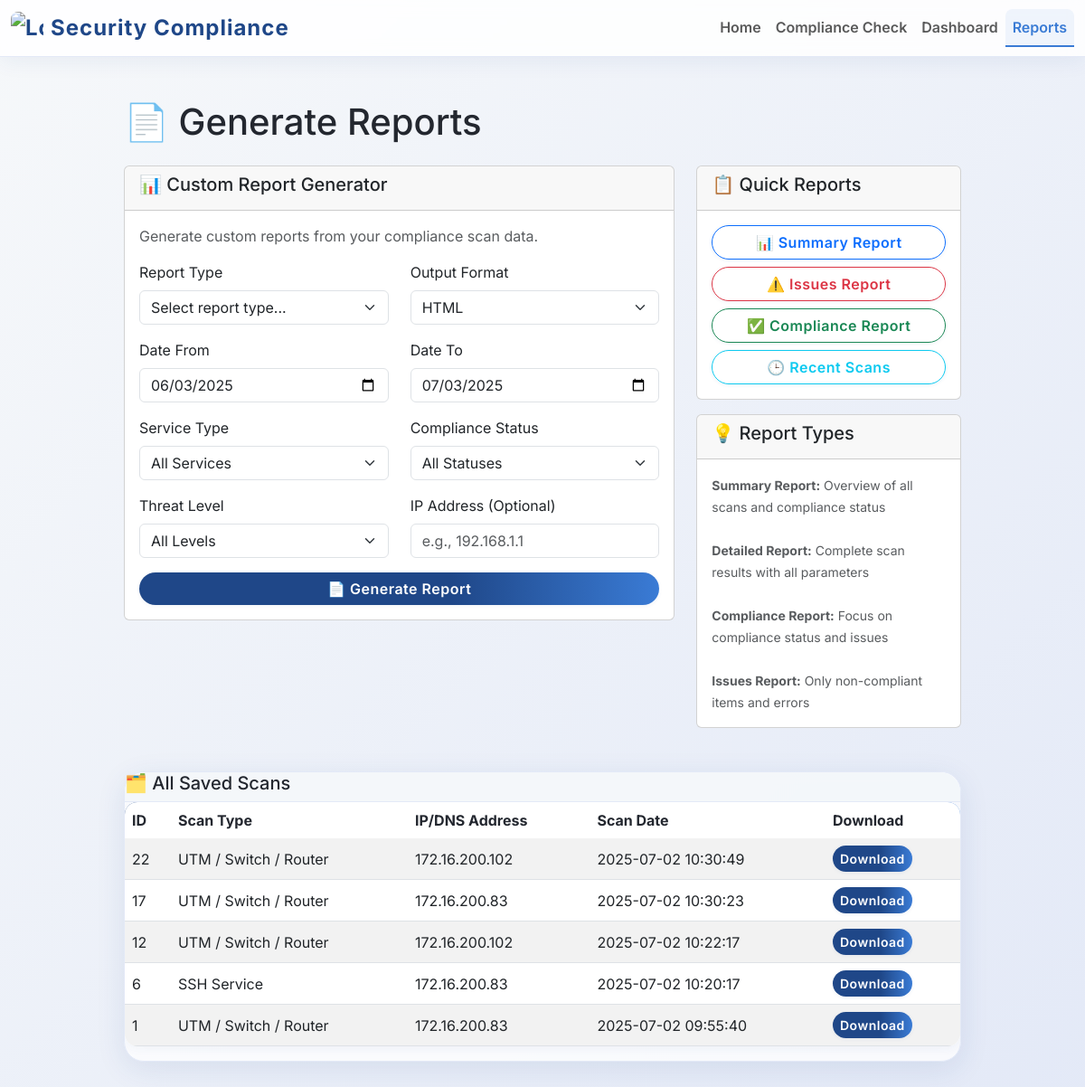
The page /reports on the database as committed earlier.
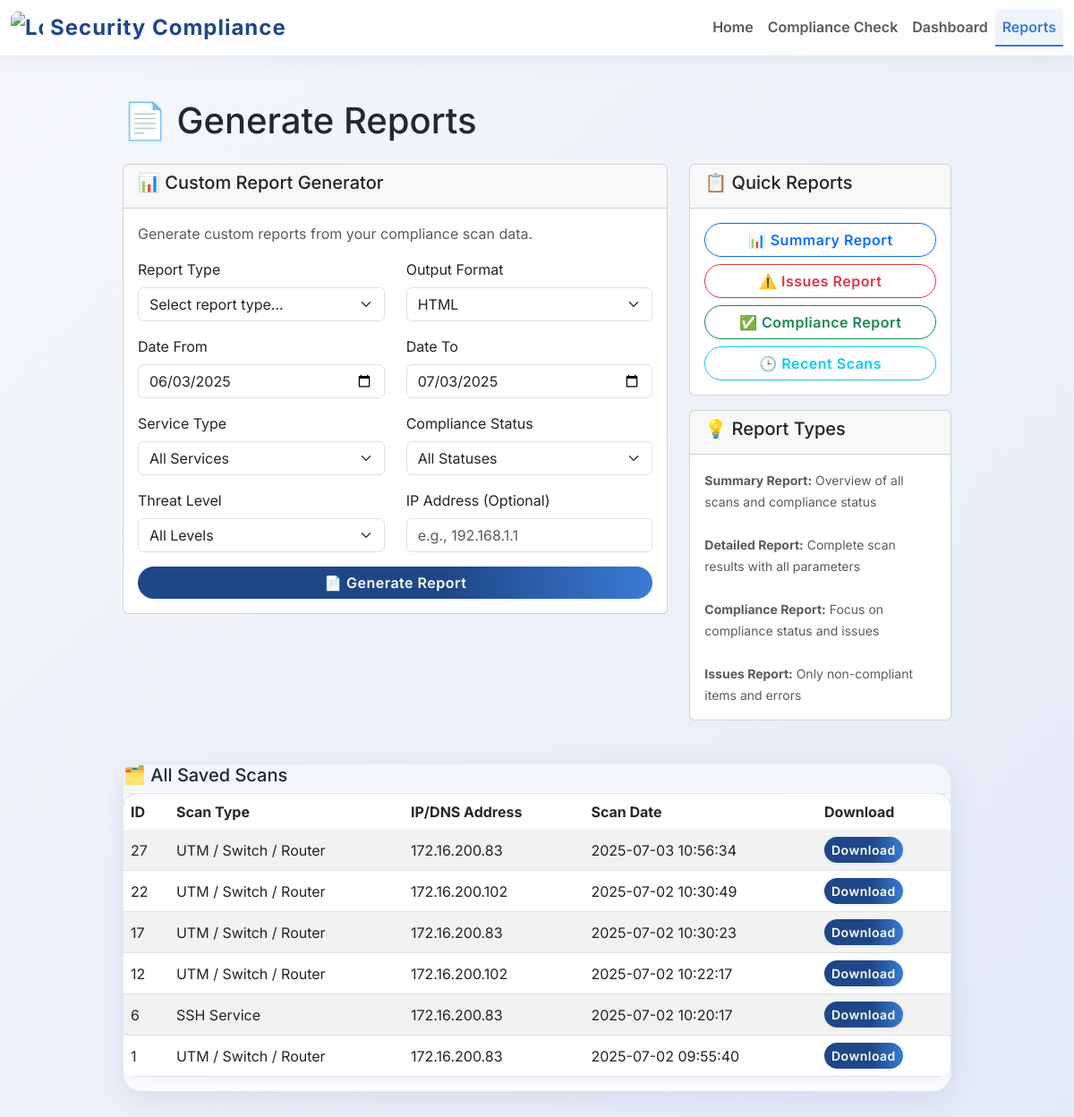
The same page on the database as committed later.
### tables this page shows
CREATE TABLE compliance_results
                     (id INTEGER PRIMARY KEY AUTOINCREMENT,
                      scan_date TIMESTAMP,
                      service_type TEXT,
                      ip_address TEXT,
                      domain TEXT,
                      sr_no INTEGER,
                      parameter TEXT,
                      compliance_status TEXT,
                      threat_level TEXT,
                      remarks TEXT,
                      command_used TEXT,
                      hostname TEXT,
                      target_type TEXT);

### app.py (the view)
@app.route('/reports')
def reports():
    import sqlite3
    import pandas as pd
    conn = sqlite3.connect('compliance_results.db')
    scans_query = '''
        SELECT MIN(id) as id, scan_date, ip_address, service_type, domain, hostname
        FROM compliance_results
        GROUP BY scan_date, ip_address, service_type, domain, hostname
        ORDER BY scan_date DESC
    '''
    scans_df = pd.read_sql_query(scans_query, conn)
    conn.close()
    scans = scans_df.to_dict('records')
    return render_template('reports.html', scans=scans)

### templates/reports.html (shortened to what this page needs)
<!DOCTYPE html>
<html lang="en">
<head>
    <link href="https://cdn.jsdelivr.net/npm/bootstrap@5.3.0/dist/css/bootstrap.min.css" rel="stylesheet">
</head>
<body>
<nav class="navbar navbar-expand-lg navbar-light sticky-top">
  <div class="container-fluid">
    <a class="navbar-brand d-flex align-items-center" href="/">
      <img src="https://cdn-icons-png.flaticon.com/512/3064/3064197.png" alt="Logo" width="36" height="36" class="me-2" style="border-radius:8px;"> Security Compliance
    </a>
    <div class="collapse navbar-collapse" id="navbarNav">
      <ul class="navbar-nav ms-auto">
        <li class="nav-item">
          <a class="nav-link {% if request.path == '/' %}active{% endif %}" href="/">Home</a>
        </li>
        <li class="nav-item">
          <a class="nav-link {% if '/compliance' in request.path %}active{% endif %}" href="/compliance">Compliance Check</a>
        </li>
        <li class="nav-item">
          <a class="nav-link {% if '/dashboard' in request.path %}active{% endif %}" href="/dashboard">Dashboard</a>
        </li>
        <li class="nav-item">
          <a class="nav-link {% if '/reports' in request.path %}active{% endif %}" href="/reports">Reports</a>
        </li>
      </ul>
    </div>
  </div>
</nav>
<div class="main-container">
    <h1 class="mb-4">📄 Generate Reports</h1>
    <div class="row">
        <div class="col-md-8">
            <div class="card">
                <div class="card-header">
                    <h5>📊 Custom Report Generator</h5>
                </div>
                <div class="card-body">
                    <p class="text-muted">Generate custom reports from your compliance scan data.</p>
                    <form method="POST" action="/reports">
                        <div class="row mb-3">
                            <div class="col-md-6">
                                <label for="report_type" class="form-label">Report Type</label>
                                <select class="form-select" id="report_type" name="report_type" required>
                                    <option value="">Select report type...</option>
                                </select>
                            </div>
                            <div class="col-md-6">
                                <label for="format" class="form-label">Output Format</label>
                                <select class="form-select" id="format" name="format" required>
                                    <option value="html">HTML</option>
                                </select>
                            </div>
                        </div>
                        <div class="row mb-3">
                            <div class="col-md-6">
                                <label for="date_from" class="form-label">Date From</label>
                                <input type="date" class="form-control" id="date_from" name="date_from">
                            </div>
                            <div class="col-md-6">
                                <label for="date_to" class="form-label">Date To</label>
                                <input type="date" class="form-control" id="date_to" name="date_to">
                            </div>
                        </div>
                        <div class="row mb-3">
                            <div class="col-md-6">
                                <label for="service_type" class="form-label">Service Type</label>
                                <select class="form-select" id="service_type" name="service_type">
                                    <option value="">All Services</option>
                                </select>
                            </div>
                            <div class="col-md-6">
                                <label for="compliance_status" class="form-label">Compliance Status</label>
                                <select class="form-select" id="compliance_status" name="compliance_status">
                                    <option value="">All Statuses</option>
                                </select>
                            </div>
                        </div>
                        <div class="row mb-3">
                            <div class="col-md-6">
                                <label for="threat_level" class="form-label">Threat Level</label>
                                <select class="form-select" id="threat_level" name="threat_level">
                                    <option value="">All Levels</option>
                                </select>
                            </div>
                            <div class="col-md-6">
                                <label for="ip_address" class="form-label">IP Address (Optional)</label>
                                <input type="text" class="form-control" id="ip_address" name="ip_address" placeholder="e.g., 192.168.1.1">
                            </div>
                        </div>
                        <div class="d-grid">
                            <button type="submit" class="btn btn-primary">
                                📄 Generate Report
                            </button>
                        </div>
                    </form>
                </div>
            </div>
        </div>
        <div class="col-md-4">
            <div class="card">
                <div class="card-header">
                    <h5>📋 Quick Reports</h5>
                </div>
                <div class="card-body">
                    <div class="d-grid gap-2">
                        <a href="/reports/quick/summary" class="btn btn-outline-primary">
                            📊 Summary Report
                        </a>
                        <a href="/reports/quick/issues" class="btn btn-outline-danger">
                            ⚠️ Issues Report
                        </a>
                        <a href="/reports/quick/compliance" class="btn btn-outline-success">
                            ✅ Compliance Report
                        </a>
                        <a href="/reports/quick/recent" class="btn btn-outline-info">
                            🕒 Recent Scans
                        </a>
                    </div>
                </div>
            </div>
            <div class="card mt-3">
                <div class="card-header">
                    <h5>💡 Report Types</h5>
                </div>
                <div class="card-body">
                    <small class="text-muted">
                        <strong>Summary Report:</strong> Overview of all scans and compliance status<br><br>
                        <strong>Detailed Report:</strong> Complete scan results with all parameters<br><br>
                        <strong>Compliance Report:</strong> Focus on compliance status and issues<br><br>
                        <strong>Issues Report:</strong> Only non-compliant items and errors
                    </small>
                </div>
            </div>
        </div>
    </div>
    <div class="glass-card mt-5">
        <div class="glass-header">
            <h5>🗂️ All Saved Scans</h5>
        </div>
        <div class="card-body">
            {% if scans and scans|length > 0 %}
            <div class="table-responsive">
                <table class="table table-striped table-hover align-middle">
                    <thead>
                        <tr>
                            <th>ID</th>
                            <th>Scan Type</th>
                            <th>IP/DNS Address</th>
                            <th>Scan Date</th>
                            <th>Download</th>
                        </tr>
                    </thead>
                    <tbody>
                        {% for scan in scans %}
                        <tr>
                            <td>{{ scan.id }}</td>
                            <td>{{ scan.service_type }}</td>
                            <td>{{ scan.ip_address }}{% if scan.domain %} / {{ scan.domain }}{% endif %}</td>
                            <td>{{ scan.scan_date }}</td>
                            <td>
                                <a href="{{ url_for('download_report', scan_date=scan.scan_date, ip_address=scan.ip_address, service_type=scan.service_type) }}" class="btn btn-primary btn-sm">Download</a>
                            </td>
                        </tr>
                        {% endfor %}
                    </tbody>
                </table>
            </div>
            {% else %}
            <p class="text-muted">No scans found in the database.</p>
            {% endif %}
        </div>
    </div>
</div>
</body>
</html>

### templates/reports.html (style rules this page uses)
body { font-family: 'Inter', 'Nunito', 'system-ui', Arial, sans-serif; background: linear-gradient(135deg, #f6f8fa 0%, #e3e9f7 100%); color: #23272f; min-height: 100vh; }
.navbar { backdrop-filter: blur(8px); background: rgba(255,255,255,0.85) !important; box-shadow: 0 4px 24px rgba(31,71,136,0.07); font-weight: 600; border-bottom: 1px solid #e3e9f7; }
.navbar-brand { font-size: 1.5rem; letter-spacing: 1px; font-weight: 700; color: #1f4788 !important; }
.nav-link.active, .nav-link:focus, .nav-link:hover { color: #3a7bd5 !important; border-bottom: 2px solid #3a7bd5; background: rgba(58,123,213,0.07); border-radius: 8px 8px 0 0; }
.main-container { max-width: 950px; margin: 48px auto 0 auto; padding: 0 12px 48px 12px; }
.glass-card { border-radius: 22px; background: rgba(255,255,255,0.75); box-shadow: 0 8px 32px rgba(31,71,136,0.10); backdrop-filter: blur(6px); border: 1px solid #e3e9f7; margin-bottom: 2rem; transition: box-shadow 0.2s; }
.glass-header { border-radius: 22px 22px 0 0; background: rgba(243,246,250,0.85); font-weight: 700; font-size: 1.15rem; border-bottom: 1px solid #e3e9f7; color: #23272f !important; }
.glass-header h5 { color: #23272f !important; }
.btn { border-radius: 24px; font-weight: 600; letter-spacing: 0.5px; box-shadow: 0 1px 4px rgba(31,71,136,0.07); transition: box-shadow 0.2s, background 0.2s; }
.btn-primary { background: linear-gradient(90deg, #1f4788 60%, #3a7bd5 100%); border: none; }
.table { border-radius: 14px; overflow: hidden; background: rgba(255,255,255,0.92); box-shadow: 0 2px 12px rgba(31,71,136,0.06); }
.table thead { background: linear-gradient(90deg, #1f4788 60%, #3a7bd5 100%); }
.table thead th { color: #23272f !important; font-weight: 700; border: none; }
.table-striped > tbody > tr:nth-of-type(odd) { background-color: #f8fafc; }

Rows that differ between the two databases and show on the page:
added compliance_results: id "27", service_type "UTM / Switch / Router", ip_address "172.16.200.83", scan_date "2025-07-03 10:56:34"
